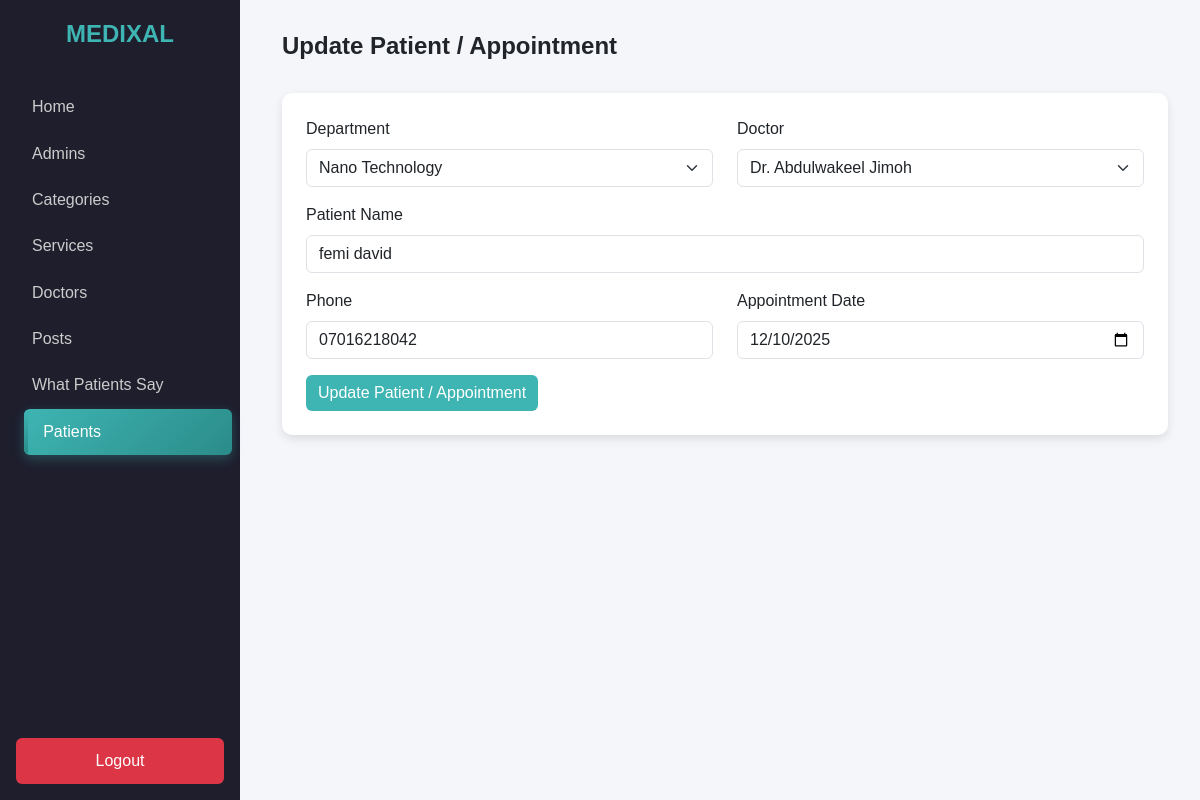
Page /admin-panel/patients-admins/update-patient.php?upd_id=2 (signed in) on the committed database.
### tables this page shows
CREATE TABLE IF NOT EXISTS `patients` (
  `id` int UNSIGNED NOT NULL AUTO_INCREMENT,
  `department_id` int UNSIGNED NOT NULL,
  `doctor_id` int UNSIGNED NOT NULL,
  `name` varchar(191) NOT NULL,
  `phone` varchar(50) NOT NULL,
  `appointment_date` date NOT NULL,
  `created_at` timestamp NOT NULL DEFAULT CURRENT_TIMESTAMP,
  PRIMARY KEY (`id`),
  KEY `idx_department_id` (`department_id`),
  KEY `idx_doctor_id` (`doctor_id`)
);

CREATE TABLE IF NOT EXISTS `categories` (
  `id` int NOT NULL AUTO_INCREMENT,
  `category_name` varchar(255) NOT NULL,
  `img` varchar(255) NOT NULL,
  `created_at` datetime NOT NULL DEFAULT CURRENT_TIMESTAMP ON UPDATE CURRENT_TIMESTAMP,
  PRIMARY KEY (`id`)
);

### admin-panel/patients-admins/update-patient.php (the view, shortened to what this page needs)
<?php
require_once "../../includes/dbh.php";
$id = (int) $_GET['upd_id'];
$stmt = $db->prepare("SELECT * FROM patients WHERE id = :id");
$stmt->bindParam(':id', $id, PDO::PARAM_INT);
$stmt->execute();
$patient = $stmt->fetch(PDO::FETCH_ASSOC);
$categories = [];
$doctors = [];
try {
    $catStmt = $db->prepare("SELECT id, category_name FROM categories ORDER BY category_name ASC");
    $catStmt->execute();
    $categories = $catStmt->fetchAll(PDO::FETCH_ASSOC);
    $docStmt = $db->prepare("SELECT id, firstname, lastname FROM doctors ORDER BY firstname ASC, lastname ASC");
    $docStmt->execute();
    $doctors = $docStmt->fetchAll(PDO::FETCH_ASSOC);
} catch (PDOException $e) {
}
?>
<!DOCTYPE html>
<html lang="en">
<head>
    <link href="https://cdn.jsdelivr.net/npm/bootstrap@5.3.3/dist/css/bootstrap.min.css" rel="stylesheet">
    <link href="../styles/style.css" rel="stylesheet">
</head>
<body>
  <div class="sidebar">
    <div class="logo">MEDIXAL</div>
    <a href="../index.php">Home</a>
    <a href="../admins/admins.php">Admins</a>
    <a href="../categories-admins/show-categories.php">Categories</a>
    <a href="../services-admins/show-services.php">Services</a>
    <a href="../doctor-admins/show-doctors.php">Doctors</a>
    <a href="../testimony-admins/show-posts.php">Posts</a>
    <a href="../patients-say-admins/show-testimonials.php">What Patients Say</a>
    <a href="show-patients.php" class="active">Patients</a>
    <?php if(isset($_SESSION["admin_name"])) : ?>
    <a href="../logout.php" class="logout text-white">Logout</a>
    <?php  else :   ?>
    <a href="../admins/login-admins.php" class="logout text-white">Login</a>
    <?php endif; ?>
  </div>
  <div class="main-content">
    <div class="d-flex justify-content-between align-items-center mb-4">
      <h4 class="fw-bold">Update Patient / Appointment</h4>
    </div>
    <div class="card p-4">
      <form action="" method="POST">
        <div class="row">
          <div class="mb-3 col-md-6">
            <label for="department_id" class="form-label">Department</label>
            <select name="department_id" id="department_id" class="form-select" required>
              <?php
                $currentDept = $_POST['department_id'] ?? $patient['department_id'] ?? '';
                foreach ($categories as $cat):
              ?>
                <option value="<?php echo htmlspecialchars($cat['id']); ?>"
                  <?php echo ((string)$currentDept === (string)$cat['id']) ? 'selected' : ''; ?>>
                  <?php echo htmlspecialchars($cat['category_name']); ?>
                </option>
              <?php endforeach; ?>
            </select>
          </div>
          <div class="mb-3 col-md-6">
            <label for="doctor_id" class="form-label">Doctor</label>
            <select name="doctor_id" id="doctor_id" class="form-select" required>
              <?php
                $currentDoc = $_POST['doctor_id'] ?? $patient['doctor_id'] ?? '';
                foreach ($doctors as $doc):
              ?>
                <option value="<?php echo htmlspecialchars($doc['id']); ?>"
                  <?php echo ((string)$currentDoc === (string)$doc['id']) ? 'selected' : ''; ?>>
                  Dr. <?php echo htmlspecialchars($doc['firstname'] . ' ' . $doc['lastname']); ?>
                </option>
              <?php endforeach; ?>
            </select>
          </div>
        </div>
        <div class="mb-3">
          <label for="name" class="form-label">Patient Name</label>
          <input
            type="text"
            name="name"
            id="name"
            class="form-control"
            required
            value="<?php echo htmlspecialchars($_POST['name'] ?? $patient['name']); ?>"
          >
        </div>
        <div class="row">
          <div class="mb-3 col-md-6">
            <label for="phone" class="form-label">Phone</label>
            <input
              type="text"
              name="phone"
              id="phone"
              class="form-control"
              required
              value="<?php echo htmlspecialchars($_POST['phone'] ?? $patient['phone']); ?>"
            >
          </div>
          <div class="mb-3 col-md-6">
            <label for="appointment_date" class="form-label">Appointment Date</label>
            <input
              type="date"
              name="appointment_date"
              id="appointment_date"
              class="form-control"
              required
              value="<?php echo htmlspecialchars($_POST['appointment_date'] ?? ($patient['appointment_date'] ?? '')); ?>"
            >
          </div>
        </div>
        <button type="submit" name="submit" class="btn btn-primary">Update Patient / Appointment</button>
      </form>
    </div>
  </div>
</body>
</html>

### admin-panel/styles/style.css (style rules this page uses)
body { font-family: "Poppins", sans-serif; background-color: #f5f6fa; margin: 0; padding: 0; }
* { margin: 0; padding: 0; box-sizing: border-box; }
.sidebar { position: fixed; top: 0; left: 0; height: 100vh; width: 240px; background-color: #1e1e2d; color: #fff; display: flex; flex-direction: column; align-items: start; padding: 1rem; }
.sidebar .logo { font-size: 1.5rem; font-weight: 700; margin-bottom: 2rem; text-transform: uppercase; color: #3eb5b3; }
.sidebar a { color: #ccc; text-decoration: none; display: block; width: 100%; padding: 0.7rem 1rem; border-radius: 6px; transition: all 0.3s ease; }
.sidebar a:hover, .sidebar a.active { background-color: #3eb5b3; color: #fff; }
.sidebar .logout { margin-top: auto; background-color: #dc3545; text-align: center; border-radius: 6px; }
.main-content { margin-left: 250px; padding: 2rem; }
.card { border: none; border-radius: 10px; box-shadow: 0 4px 10px rgba(0,0,0,0.1); }
.btn-primary { background-color: #3eb5b3; border: none; }
button { border: none; color: #fff; background-color: #dc3545; border-radius: 5px; padding: 5px 20px; transition: 0.2s ease-in-out; }

### admin-panel/patients-admins/update-patient.php (style rules this page uses)
body { font-family: "Poppins", sans-serif; background-color: #f5f6fa; margin: 0; padding: 0; }
.sidebar { position: fixed; top: 0; left: 0; height: 100vh; width: 240px; background-color: #1e1e2d; color: #fff; display: flex; flex-direction: column; align-items: start; padding: 1rem; }
.sidebar .logo { font-size: 1.5rem; font-weight: 700; margin-bottom: 2rem; text-transform: uppercase; color: #3eb5b3; display: block; width: 100%; text-align: center; }
.sidebar a { color: #ccc; text-decoration: none; display: block; width: 100%; padding: 0.7rem 1rem; border-radius: 6px; transition: all 0.3s cubic-bezier(0.4, 0, 0.2, 1); position: relative; overflow: hidden; }
.sidebar a::before { content: ""; position: absolute; left: 0; top: 0; bottom: 0; width: 4px; background: linear-gradient(180deg, #3eb5b3, #2b8c8a); transform: scaleY(0); transition: transform 0.3s cubic-bezier(0.4, 0, 0.2, 1); border-radius: 0 4px 4px 0; }
.sidebar a:hover, .sidebar a.active { background: linear-gradient(135deg, #3eb5b3, #2b8c8a); color: #fff; transform: translateX(8px); box-shadow: 0 4px 12px rgba(62, 181, 179, 0.3); padding-left: 1.2rem; }
.sidebar a:hover::before, .sidebar a.active::before { transform: scaleY(1); }
.sidebar .logout { margin-top: auto; background-color: #dc3545; text-align: center; border-radius: 6px; transition: all 0.3s cubic-bezier(0.4, 0, 0.2, 1); }
.main-content { margin-left: 250px; padding: 2rem; }
.card { border: none; border-radius: 10px; box-shadow: 0 4px 10px rgba(0,0,0,0.1); transition: all 0.3s cubic-bezier(0.4, 0, 0.2, 1); }

### rows in the picture
patients: department_id "Nano Technology", doctor_id "Dr. Abdulwakeel Jimoh", name "femi david", phone "07016218042", appointment_date "12/10/2025"
